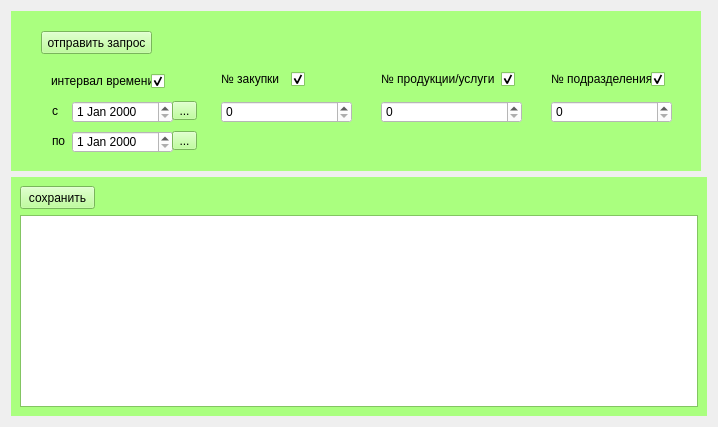
  <widget class="QWidget" name="centralWidget">
   <layout class="QGridLayout" name="gridLayout">
    <item row="0" column="0">
     <widget class="QWidget" name="widget" native="true">
      <property name="minimumSize">
       <size>
        <width>690</width>
        <height>160</height>
       </size>
      </property>
      <property name="maximumSize">
       <size>
        <width>690</width>
        <height>160</height>
       </size>
      </property>
      <property name="palette">
       <palette>
        <active>
         <colorrole role="WindowText">
          <brush brushstyle="SolidPattern">
           <color alpha="255">
            <red>0</red>
            <green>0</green>
            <blue>0</blue>
           </color>
          </brush>
         </colorrole>
         <colorrole role="Button">
          <brush brushstyle="SolidPattern">
           <color alpha="255">
            <red>170</red>
            <green>255</green>
            <blue>127</blue>
           </color>
          </brush>
         </colorrole>
         <colorrole role="Light">
          <brush brushstyle="SolidPattern">
           <color alpha="255">
            <red>255</red>
            <green>255</green>
            <blue>255</blue>
           </color>
          </brush>
         </colorrole>
         <colorrole role="Midlight">
          <brush brushstyle="SolidPattern">
           <color alpha="255">
            <red>212</red>
            <green>255</green>
            <blue>191</blue>
           </color>
          </brush>
         </colorrole>
         <colorrole role="Dark">
          <brush brushstyle="SolidPattern">
           <color alpha="255">
            <red>85</red>
            <green>127</green>
            <blue>63</blue>
           </color>
          </brush>
         </colorrole>
         <colorrole role="Mid">
          <brush brushstyle="SolidPattern">
           <color alpha="255">
            <red>113</red>
            <green>170</green>
            <blue>84</blue>
           </color>
          </brush>
         </colorrole>
         <colorrole role="Text">
          <brush brushstyle="SolidPattern">
           <color alpha="255">
            <red>0</red>
            <green>0</green>
            <blue>0</blue>
           </color>
          </brush>
         </colorrole>
         <colorrole role="BrightText">
          <brush brushstyle="SolidPattern">
           <color alpha="255">
            <red>255</red>
            <green>255</green>
            <blue>255</blue>
           </color>
          </brush>
         </colorrole>
         <colorrole role="ButtonText">
          <brush brushstyle="SolidPattern">
           <color alpha="255">
            <red>0</red>
            <green>0</green>
            <blue>0</blue>
           </color>
          </brush>
         </colorrole>
         <colorrole role="Base">
          <brush brushstyle="SolidPattern">
           <color alpha="255">
            <red>255</red>
            <green>255</green>
            <blue>255</blue>
           </color>
          </brush>
         </colorrole>
         <colorrole role="Window">
          <brush brushstyle="SolidPattern">
           <color alpha="255">
            <red>170</red>
            <green>255</green>
            <blue>127</blue>
           </color>
          </brush>
         </colorrole>
         <colorrole role="Shadow">
          <brush brushstyle="SolidPattern">
           <color alpha="255">
            <red>0</red>
            <green>0</green>
            <blue>0</blue>
           </color>
          </brush>
         </colorrole>
         <colorrole role="AlternateBase">
          <brush brushstyle="SolidPattern">
           <color alpha="255">
            <red>212</red>
            <green>255</green>
            <blue>191</blue>
           </color>
          </brush>
         </colorrole>
         <colorrole role="ToolTipBase">
          <brush brushstyle="SolidPattern">
           <color alpha="255">
            <red>255</red>
            <green>255</green>
            <blue>220</blue>
           </color>
          </brush>
         </colorrole>
         <colorrole role="ToolTipText">
          <brush brushstyle="SolidPattern">
           <color alpha="255">
            <red>0</red>
            <green>0</green>
            <blue>0</blue>
           </color>
          </brush>
         </colorrole>
        </active>
        <inactive>
         <colorrole role="WindowText">
          <brush brushstyle="SolidPattern">
           <color alpha="255">
            <red>0</red>
            <green>0</green>
            <blue>0</blue>
           </color>
          </brush>
         </colorrole>
         <colorrole role="Button">
          <brush brushstyle="SolidPattern">
           <color alpha="255">
            <red>170</red>
            <green>255</green>
            <blue>127</blue>
           </color>
          </brush>
         </colorrole>
         <colorrole role="Light">
          <brush brushstyle="SolidPattern">
           <color alpha="255">
            <red>255</red>
            <green>255</green>
            <blue>255</blue>
           </color>
          </brush>
         </colorrole>
         <colorrole role="Midlight">
          <brush brushstyle="SolidPattern">
           <color alpha="255">
            <red>212</red>
            <green>255</green>
            <blue>191</blue>
           </color>
          </brush>
         </colorrole>
         <colorrole role="Dark">
          <brush brushstyle="SolidPattern">
           <color alpha="255">
            <red>85</red>
            <green>127</green>
            <blue>63</blue>
           </color>
          </brush>
         </colorrole>
         <colorrole role="Mid">
          <brush brushstyle="SolidPattern">
           <color alpha="255">
            <red>113</red>
            <green>170</green>
            <blue>84</blue>
           </color>
          </brush>
         </colorrole>
         <colorrole role="Text">
          <brush brushstyle="SolidPattern">
           <color alpha="255">
            <red>0</red>
            <green>0</green>
            <blue>0</blue>
           </color>
          </brush>
         </colorrole>
         <colorrole role="BrightText">
          <brush brushstyle="SolidPattern">
           <color alpha="255">
            <red>255</red>
            <green>255</green>
            <blue>255</blue>
           </color>
          </brush>
         </colorrole>
         <colorrole role="ButtonText">
          <brush brushstyle="SolidPattern">
           <color alpha="255">
            <red>0</red>
            <green>0</green>
            <blue>0</blue>
           </color>
          </brush>
         </colorrole>
         <colorrole role="Base">
          <brush brushstyle="SolidPattern">
           <color alpha="255">
            <red>255</red>
            <green>255</green>
            <blue>255</blue>
           </color>
          </brush>
         </colorrole>
         <colorrole role="Window">
          <brush brushstyle="SolidPattern">
           <color alpha="255">
            <red>170</red>
            <green>255</green>
            <blue>127</blue>
           </color>
          </brush>
         </colorrole>
         <colorrole role="Shadow">
          <brush brushstyle="SolidPattern">
           <color alpha="255">
            <red>0</red>
            <green>0</green>
            <blue>0</blue>
           </color>
          </brush>
         </colorrole>
         <colorrole role="AlternateBase">
          <brush brushstyle="SolidPattern">
           <color alpha="255">
            <red>212</red>
            <green>255</green>
            <blue>191</blue>
           </color>
          </brush>
         </colorrole>
         <colorrole role="ToolTipBase">
          <brush brushstyle="SolidPattern">
           <color alpha="255">
            <red>255</red>
            <green>255</green>
            <blue>220</blue>
           </color>
          </brush>
         </colorrole>
         <colorrole role="ToolTipText">
          <brush brushstyle="SolidPattern">
           <color alpha="255">
            <red>0</red>
            <green>0</green>
            <blue>0</blue>
           </color>
          </brush>
         </colorrole>
        </inactive>
        <disabled>
         <colorrole role="WindowText">
          <brush brushstyle="SolidPattern">
           <color alpha="255">
            <red>85</red>
            <green>127</green>
            <blue>63</blue>
           </color>
          </brush>
         </colorrole>
         <colorrole role="Button">
          <brush brushstyle="SolidPattern">
           <color alpha="255">
            <red>170</red>
            <green>255</green>
            <blue>127</blue>
           </color>
          </brush>
         </colorrole>
         <colorrole role="Light">
          <brush brushstyle="SolidPattern">
           <color alpha="255">
            <red>255</red>
            <green>255</green>
            <blue>255</blue>
           </color>
          </brush>
         </colorrole>
         <colorrole role="Midlight">
          <brush brushstyle="SolidPattern">
           <color alpha="255">
            <red>212</red>
            <green>255</green>
            <blue>191</blue>
           </color>
          </brush>
         </colorrole>
         <colorrole role="Dark">
          <brush brushstyle="SolidPattern">
           <color alpha="255">
            <red>85</red>
            <green>127</green>
            <blue>63</blue>
           </color>
          </brush>
         </colorrole>
         <colorrole role="Mid">
          <brush brushstyle="SolidPattern">
           <color alpha="255">
            <red>113</red>
            <green>170</green>
            <blue>84</blue>
           </color>
          </brush>
         </colorrole>
         <colorrole role="Text">
          <brush brushstyle="SolidPattern">
           <color alpha="255">
            <red>85</red>
            <green>127</green>
            <blue>63</blue>
           </color>
          </brush>
         </colorrole>
         <colorrole role="BrightText">
          <brush brushstyle="SolidPattern">
           <color alpha="255">
            <red>255</red>
            <green>255</green>
            <blue>255</blue>
           </color>
          </brush>
         </colorrole>
         <colorrole role="ButtonText">
          <brush brushstyle="SolidPattern">
           <color alpha="255">
            <red>85</red>
            <green>127</green>
            <blue>63</blue>
           </color>
          </brush>
         </colorrole>
         <colorrole role="Base">
          <brush brushstyle="SolidPattern">
           <color alpha="255">
            <red>170</red>
            <green>255</green>
            <blue>127</blue>
           </color>
          </brush>
         </colorrole>
         <colorrole role="Window">
          <brush brushstyle="SolidPattern">
           <color alpha="255">
            <red>170</red>
            <green>255</green>
            <blue>127</blue>
           </color>
          </brush>
         </colorrole>
         <colorrole role="Shadow">
          <brush brushstyle="SolidPattern">
           <color alpha="255">
            <red>0</red>
            <green>0</green>
            <blue>0</blue>
           </color>
          </brush>
         </colorrole>
         <colorrole role="AlternateBase">
          <brush brushstyle="SolidPattern">
           <color alpha="255">
            <red>170</red>
            <green>255</green>
            <blue>127</blue>
           </color>
          </brush>
         </colorrole>
         <colorrole role="ToolTipBase">
          <brush brushstyle="SolidPattern">
           <color alpha="255">
            <red>255</red>
            <green>255</green>
            <blue>220</blue>
           </color>
          </brush>
         </colorrole>
         <colorrole role="ToolTipText">
          <brush brushstyle="SolidPattern">
           <color alpha="255">
            <red>0</red>
            <green>0</green>
            <blue>0</blue>
           </color>
          </brush>
         </colorrole>
        </disabled>
       </palette>
      </property>
      <property name="autoFillBackground">
       <bool>true</bool>
      </property>
      <property name="styleSheet">
       <string notr="true"/>
      </property>
      <widget class="QPushButton" name="pushButton">
       <property name="geometry">
        <rect>
         <x>30</x>
         <y>20</y>
         <width>111</width>
         <height>23</height>
        </rect>
       </property>
       <property name="autoFillBackground">
        <bool>false</bool>
       </property>
       <property name="text">
        <string>отправить запрос</string>
       </property>
      </widget>
      <widget class="QDateEdit" name="dateEdit">
       <property name="geometry">
        <rect>
         <x>61</x>
         <y>90</y>
         <width>101</width>
         <height>22</height>
        </rect>
       </property>
       <property name="styleSheet">
        <string notr="true">background-color:rgb(255, 255, 255)</string>
       </property>
      </widget>
      <widget class="QDateEdit" name="dateEdit_2">
       <property name="geometry">
        <rect>
         <x>61</x>
         <y>120</y>
         <width>101</width>
         <height>22</height>
        </rect>
       </property>
       <property name="styleSheet">
        <string notr="true">background-color:rgb(255, 255, 255)</string>
       </property>
      </widget>
      <widget class="QLabel" name="label">
       <property name="geometry">
        <rect>
         <x>41</x>
         <y>90</y>
         <width>20</width>
         <height>20</height>
        </rect>
       </property>
       <property name="text">
        <string>с</string>
       </property>
      </widget>
      <widget class="QLabel" name="label_2">
       <property name="geometry">
        <rect>
         <x>41</x>
         <y>120</y>
         <width>21</width>
         <height>20</height>
        </rect>
       </property>
       <property name="text">
        <string>по</string>
       </property>
      </widget>
      <widget class="QToolButton" name="toolButton">
       <property name="geometry">
        <rect>
         <x>161</x>
         <y>90</y>
         <width>25</width>
         <height>19</height>
        </rect>
       </property>
       <property name="text">
        <string>...</string>
       </property>
      </widget>
      <widget class="QToolButton" name="toolButton_2">
       <property name="geometry">
        <rect>
         <x>161</x>
         <y>120</y>
         <width>25</width>
         <height>19</height>
        </rect>
       </property>
       <property name="text">
        <string>...</string>
       </property>
      </widget>
      <widget class="QLabel" name="label_3">
       <property name="geometry">
        <rect>
         <x>40</x>
         <y>60</y>
         <width>101</width>
         <height>20</height>
        </rect>
       </property>
       <property name="text">
        <string>интервал времени</string>
       </property>
      </widget>
      <widget class="QLabel" name="label_4">
       <property name="geometry">
        <rect>
         <x>210</x>
         <y>60</y>
         <width>71</width>
         <height>16</height>
        </rect>
       </property>
       <property name="text">
        <string>№ закупки</string>
       </property>
      </widget>
      <widget class="QLabel" name="label_5">
       <property name="geometry">
        <rect>
         <x>370</x>
         <y>60</y>
         <width>121</width>
         <height>16</height>
        </rect>
       </property>
       <property name="text">
        <string>№ продукции/услуги</string>
       </property>
      </widget>
      <widget class="QSpinBox" name="spinBox">
       <property name="geometry">
        <rect>
         <x>210</x>
         <y>90</y>
         <width>131</width>
         <height>22</height>
        </rect>
       </property>
       <property name="styleSheet">
        <string notr="true">background-color:rgb(255, 255, 255)</string>
       </property>
      </widget>
      <widget class="QSpinBox" name="spinBox_2">
       <property name="geometry">
        <rect>
         <x>370</x>
         <y>90</y>
         <width>141</width>
         <height>22</height>
        </rect>
       </property>
       <property name="styleSheet">
        <string notr="true">background-color:rgb(255, 255, 255)</string>
       </property>
      </widget>
      <widget class="QLabel" name="label_6">
       <property name="geometry">
        <rect>
         <x>540</x>
         <y>60</y>
         <width>101</width>
         <height>16</height>
        </rect>
       </property>
       <property name="text">
        <string>№ подразделения</string>
       </property>
      </widget>
      <widget class="QSpinBox" name="spinBox_3">
       <property name="geometry">
        <rect>
         <x>540</x>
         <y>90</y>
         <width>121</width>
         <height>22</height>
        </rect>
       </property>
       <property name="autoFillBackground">
        <bool>false</bool>
       </property>
       <property name="styleSheet">
        <string notr="true">background-color:rgb(255, 255, 255)</string>
       </property>
      </widget>
      <widget class="QCheckBox" name="checkBox">
       <property name="geometry">
        <rect>
         <x>140</x>
         <y>60</y>
         <width>21</width>
         <height>20</height>
        </rect>
       </property>
       <property name="text">
        <string/>
       </property>
       <property name="checked">
        <bool>true</bool>
       </property>
      </widget>
      <widget class="QCheckBox" name="checkBox_2">
       <property name="geometry">
        <rect>
         <x>280</x>
         <y>60</y>
         <width>21</width>
         <height>17</height>
        </rect>
       </property>
       <property name="text">
        <string/>
       </property>
       <property name="checked">
        <bool>true</bool>
       </property>
      </widget>
      <widget class="QCheckBox" name="checkBox_3">
       <property name="geometry">
        <rect>
         <x>490</x>
         <y>60</y>
         <width>21</width>
         <height>17</height>
        </rect>
       </property>
       <property name="text">
        <string/>
       </property>
       <property name="checked">
        <bool>true</bool>
       </property>
      </widget>
      <widget class="QCheckBox" name="checkBox_4">
       <property name="geometry">
        <rect>
         <x>640</x>
         <y>60</y>
         <width>21</width>
         <height>17</height>
        </rect>
       </property>
       <property name="text">
        <string/>
       </property>
       <property name="checked">
        <bool>true</bool>
       </property>
      </widget>
     </widget>
    </item>
    <item row="0" column="1">
     <widget class="QWidget" name="widget_3" native="true"/>
    </item>
    <item row="1" column="0" colspan="2">
     <widget class="QWidget" name="widget_2" native="true">
      <property name="palette">
       <palette>
        <active>
         <colorrole role="WindowText">
          <brush brushstyle="SolidPattern">
           <color alpha="255">
            <red>0</red>
            <green>0</green>
            <blue>0</blue>
           </color>
          </brush>
         </colorrole>
         <colorrole role="Button">
          <brush brushstyle="SolidPattern">
           <color alpha="255">
            <red>170</red>
            <green>255</green>
            <blue>127</blue>
           </color>
          </brush>
         </colorrole>
         <colorrole role="Light">
          <brush brushstyle="SolidPattern">
           <color alpha="255">
            <red>255</red>
            <green>255</green>
            <blue>255</blue>
           </color>
          </brush>
         </colorrole>
         <colorrole role="Midlight">
          <brush brushstyle="SolidPattern">
           <color alpha="255">
            <red>212</red>
            <green>255</green>
            <blue>191</blue>
           </color>
          </brush>
         </colorrole>
         <colorrole role="Dark">
          <brush brushstyle="SolidPattern">
           <color alpha="255">
            <red>85</red>
            <green>127</green>
            <blue>63</blue>
           </color>
          </brush>
         </colorrole>
         <colorrole role="Mid">
          <brush brushstyle="SolidPattern">
           <color alpha="255">
            <red>113</red>
            <green>170</green>
            <blue>84</blue>
           </color>
          </brush>
         </colorrole>
         <colorrole role="Text">
          <brush brushstyle="SolidPattern">
           <color alpha="255">
            <red>0</red>
            <green>0</green>
            <blue>0</blue>
           </color>
          </brush>
         </colorrole>
         <colorrole role="BrightText">
          <brush brushstyle="SolidPattern">
           <color alpha="255">
            <red>255</red>
            <green>255</green>
            <blue>255</blue>
           </color>
          </brush>
         </colorrole>
         <colorrole role="ButtonText">
          <brush brushstyle="SolidPattern">
           <color alpha="255">
            <red>0</red>
            <green>0</green>
            <blue>0</blue>
           </color>
          </brush>
         </colorrole>
         <colorrole role="Base">
          <brush brushstyle="SolidPattern">
           <color alpha="255">
            <red>255</red>
            <green>255</green>
            <blue>255</blue>
           </color>
          </brush>
         </colorrole>
         <colorrole role="Window">
          <brush brushstyle="SolidPattern">
           <color alpha="255">
            <red>170</red>
            <green>255</green>
            <blue>127</blue>
           </color>
          </brush>
         </colorrole>
         <colorrole role="Shadow">
          <brush brushstyle="SolidPattern">
           <color alpha="255">
            <red>0</red>
            <green>0</green>
            <blue>0</blue>
           </color>
          </brush>
         </colorrole>
         <colorrole role="AlternateBase">
          <brush brushstyle="SolidPattern">
           <color alpha="255">
            <red>212</red>
            <green>255</green>
            <blue>191</blue>
           </color>
          </brush>
         </colorrole>
         <colorrole role="ToolTipBase">
          <brush brushstyle="SolidPattern">
           <color alpha="255">
            <red>255</red>
            <green>255</green>
            <blue>220</blue>
           </color>
          </brush>
         </colorrole>
         <colorrole role="ToolTipText">
          <brush brushstyle="SolidPattern">
           <color alpha="255">
            <red>0</red>
            <green>0</green>
            <blue>0</blue>
           </color>
          </brush>
         </colorrole>
        </active>
        <inactive>
         <colorrole role="WindowText">
          <brush brushstyle="SolidPattern">
           <color alpha="255">
            <red>0</red>
            <green>0</green>
            <blue>0</blue>
           </color>
          </brush>
         </colorrole>
         <colorrole role="Button">
          <brush brushstyle="SolidPattern">
           <color alpha="255">
            <red>170</red>
            <green>255</green>
            <blue>127</blue>
           </color>
          </brush>
         </colorrole>
         <colorrole role="Light">
          <brush brushstyle="SolidPattern">
           <color alpha="255">
            <red>255</red>
            <green>255</green>
            <blue>255</blue>
           </color>
          </brush>
         </colorrole>
         <colorrole role="Midlight">
          <brush brushstyle="SolidPattern">
           <color alpha="255">
            <red>212</red>
            <green>255</green>
            <blue>191</blue>
           </color>
          </brush>
         </colorrole>
         <colorrole role="Dark">
          <brush brushstyle="SolidPattern">
           <color alpha="255">
            <red>85</red>
            <green>127</green>
            <blue>63</blue>
           </color>
          </brush>
         </colorrole>
         <colorrole role="Mid">
          <brush brushstyle="SolidPattern">
           <color alpha="255">
            <red>113</red>
            <green>170</green>
            <blue>84</blue>
           </color>
          </brush>
         </colorrole>
         <colorrole role="Text">
          <brush brushstyle="SolidPattern">
           <color alpha="255">
            <red>0</red>
            <green>0</green>
            <blue>0</blue>
           </color>
          </brush>
         </colorrole>
         <colorrole role="BrightText">
          <brush brushstyle="SolidPattern">
           <color alpha="255">
            <red>255</red>
            <green>255</green>
            <blue>255</blue>
           </color>
          </brush>
         </colorrole>
         <colorrole role="ButtonText">
          <brush brushstyle="SolidPattern">
           <color alpha="255">
            <red>0</red>
            <green>0</green>
            <blue>0</blue>
           </color>
          </brush>
         </colorrole>
         <colorrole role="Base">
          <brush brushstyle="SolidPattern">
           <color alpha="255">
            <red>255</red>
            <green>255</green>
            <blue>255</blue>
           </color>
          </brush>
         </colorrole>
         <colorrole role="Window">
          <brush brushstyle="SolidPattern">
           <color alpha="255">
            <red>170</red>
            <green>255</green>
            <blue>127</blue>
           </color>
          </brush>
         </colorrole>
         <colorrole role="Shadow">
          <brush brushstyle="SolidPattern">
           <color alpha="255">
            <red>0</red>
            <green>0</green>
            <blue>0</blue>
           </color>
          </brush>
         </colorrole>
         <colorrole role="AlternateBase">
          <brush brushstyle="SolidPattern">
           <color alpha="255">
            <red>212</red>
            <green>255</green>
            <blue>191</blue>
           </color>
          </brush>
         </colorrole>
         <colorrole role="ToolTipBase">
          <brush brushstyle="SolidPattern">
           <color alpha="255">
            <red>255</red>
            <green>255</green>
            <blue>220</blue>
           </color>
          </brush>
         </colorrole>
         <colorrole role="ToolTipText">
          <brush brushstyle="SolidPattern">
           <color alpha="255">
            <red>0</red>
            <green>0</green>
            <blue>0</blue>
           </color>
          </brush>
         </colorrole>
        </inactive>
        <disabled>
         <colorrole role="WindowText">
          <brush brushstyle="SolidPattern">
           <color alpha="255">
            <red>85</red>
            <green>127</green>
            <blue>63</blue>
           </color>
          </brush>
         </colorrole>
         <colorrole role="Button">
          <brush brushstyle="SolidPattern">
           <color alpha="255">
            <red>170</red>
            <green>255</green>
            <blue>127</blue>
           </color>
          </brush>
         </colorrole>
         <colorrole role="Light">
          <brush brushstyle="SolidPattern">
           <color alpha="255">
            <red>255</red>
            <green>255</green>
            <blue>255</blue>
           </color>
          </brush>
         </colorrole>
         <colorrole role="Midlight">
          <brush brushstyle="SolidPattern">
           <color alpha="255">
            <red>212</red>
            <green>255</green>
            <blue>191</blue>
           </color>
          </brush>
         </colorrole>
         <colorrole role="Dark">
          <brush brushstyle="SolidPattern">
           <color alpha="255">
            <red>85</red>
            <green>127</green>
            <blue>63</blue>
           </color>
          </brush>
         </colorrole>
         <colorrole role="Mid">
          <brush brushstyle="SolidPattern">
           <color alpha="255">
            <red>113</red>
            <green>170</green>
            <blue>84</blue>
           </color>
          </brush>
         </colorrole>
         <colorrole role="Text">
          <brush brushstyle="SolidPattern">
           <color alpha="255">
            <red>85</red>
            <green>127</green>
            <blue>63</blue>
           </color>
          </brush>
         </colorrole>
         <colorrole role="BrightText">
          <brush brushstyle="SolidPattern">
           <color alpha="255">
            <red>255</red>
            <green>255</green>
            <blue>255</blue>
           </color>
          </brush>
         </colorrole>
         <colorrole role="ButtonText">
          <brush brushstyle="SolidPattern">
           <color alpha="255">
            <red>85</red>
            <green>127</green>
            <blue>63</blue>
           </color>
          </brush>
         </colorrole>
         <colorrole role="Base">
          <brush brushstyle="SolidPattern">
           <color alpha="255">
            <red>170</red>
            <green>255</green>
            <blue>127</blue>
           </color>
          </brush>
         </colorrole>
         <colorrole role="Window">
          <brush brushstyle="SolidPattern">
           <color alpha="255">
            <red>170</red>
            <green>255</green>
            <blue>127</blue>
           </color>
          </brush>
         </colorrole>
         <colorrole role="Shadow">
          <brush brushstyle="SolidPattern">
           <color alpha="255">
            <red>0</red>
            <green>0</green>
            <blue>0</blue>
           </color>
          </brush>
         </colorrole>
         <colorrole role="AlternateBase">
          <brush brushstyle="SolidPattern">
           <color alpha="255">
            <red>170</red>
            <green>255</green>
            <blue>127</blue>
           </color>
          </brush>
         </colorrole>
         <colorrole role="ToolTipBase">
          <brush brushstyle="SolidPattern">
           <color alpha="255">
            <red>255</red>
            <green>255</green>
            <blue>220</blue>
           </color>
          </brush>
         </colorrole>
         <colorrole role="ToolTipText">
          <brush brushstyle="SolidPattern">
           <color alpha="255">
            <red>0</red>
            <green>0</green>
            <blue>0</blue>
           </color>
          </brush>
         </colorrole>
        </disabled>
       </palette>
      </property>
      <property name="autoFillBackground">
       <bool>true</bool>
      </property>
      <layout class="QGridLayout" name="gridLayout_2">
       <item row="0" column="0">
        <widget class="QPushButton" name="pushButton_2">
         <property name="minimumSize">
          <size>
           <width>75</width>
           <height>23</height>
          </size>
         </property>
         <property name="maximumSize">
          <size>
           <width>75</width>
           <height>23</height>
          </size>
         </property>
         <property name="text">
          <string>сохранить</string>
         </property>
        </widget>
       </item>
       <item row="1" column="0">
        <widget class="QTableView" name="tableView"/>
       </item>
      </layout>
     </widget>
    </item>
   </layout>
  </widget>
